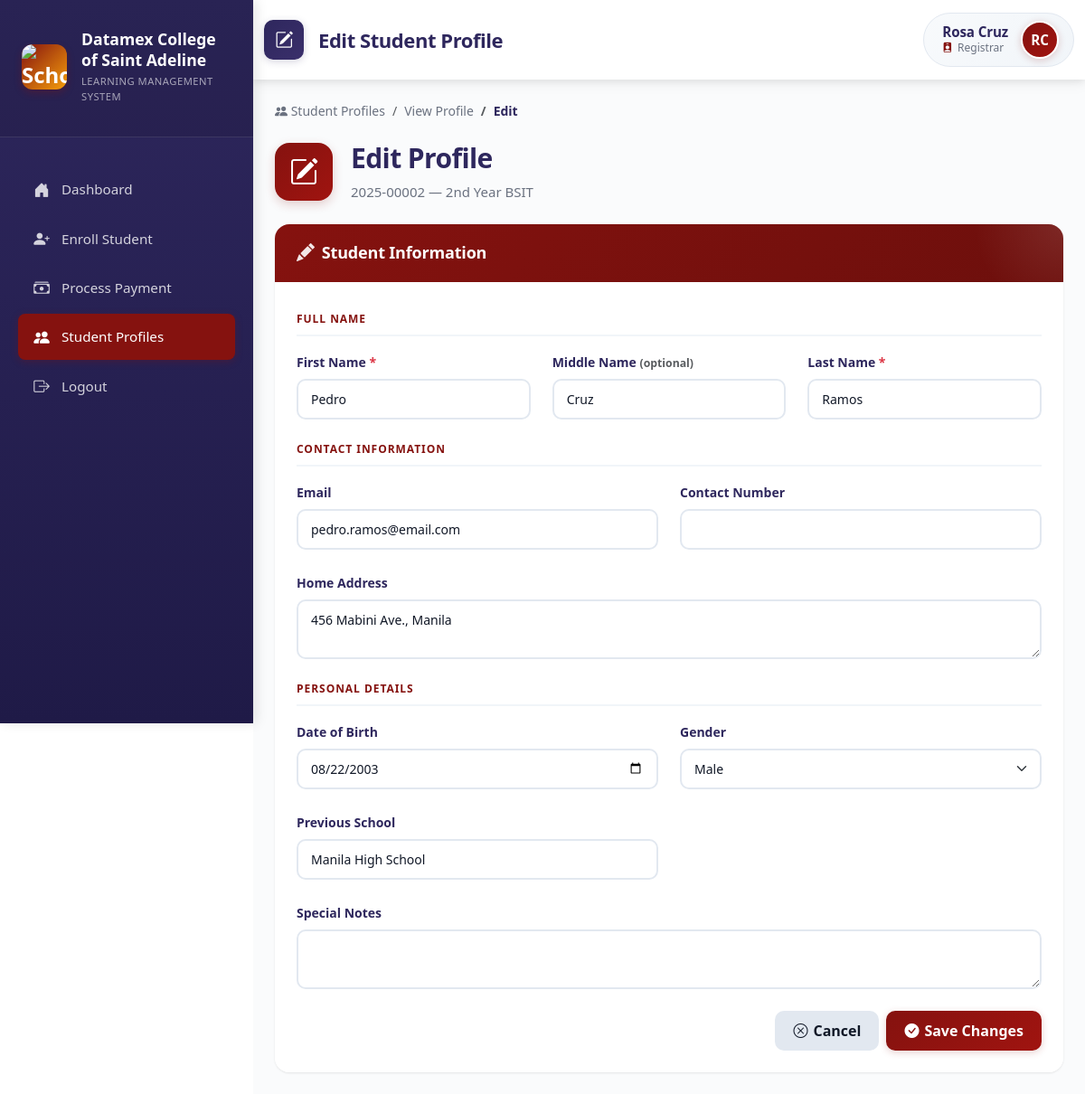
Page /index.php?page=edit_student_profile&student_id=2 (signed in) on the committed database.
### tables this page shows
CREATE TABLE students (
    student_id INT AUTO_INCREMENT PRIMARY KEY,
    user_id INT NULL,
    first_name VARCHAR(100) NOT NULL,
    middle_name VARCHAR(100) NULL,
    last_name VARCHAR(100) NOT NULL,
    student_number VARCHAR(50) UNIQUE NOT NULL,
    lrn VARCHAR(12) NULL,
    section_id INT NULL,
    year_level VARCHAR(50) NOT NULL,
    education_level ENUM('senior_high', 'college') NOT NULL,
    strand_course VARCHAR(50) NOT NULL,
    enrollment_status ENUM('active', 'inactive', 'graduated', 'dropped') DEFAULT 'active',
    guardian_contact VARCHAR(20) NULL,
    guardian VARCHAR(100) NULL,
    created_at TIMESTAMP DEFAULT CURRENT_TIMESTAMP,
    updated_at TIMESTAMP DEFAULT CURRENT_TIMESTAMP ON UPDATE CURRENT_TIMESTAMP,
    FOREIGN KEY (user_id) REFERENCES users(id) ON DELETE SET NULL,
    FOREIGN KEY (section_id) REFERENCES sections(section_id) ON DELETE RESTRICT,
    INDEX idx_students_user_id (user_id)
);

### app/controllers/StudentProfileController.php (called while the page is built, shortened)
<?php
require_once __DIR__ . '/../models/StudentProfile.php';
require_once __DIR__ . '/../models/AcademicPeriod.php';
class StudentProfileController
{
    private $profile_model;
    private $academic_model;
    public function __construct()
    {
        $this->profile_model  = new StudentProfile();
        $this->academic_model = new AcademicPeriod();
    }
    public function showEditProfile()
    {
        $student_id = isset($_GET['student_id']) ? (int) $_GET['student_id'] : null;
        $current     = $this->academic_model->getCurrentPeriod();
        $school_year = $current['school_year'] ?? '';
        $semester    = $current['semester']    ?? 'First';
        $student = $this->profile_model->getStudentWithProfile($student_id, $school_year, $semester);
        $errors          = $_SESSION['profile_errors']  ?? [];
        require __DIR__ . '/../views/registrar/edit_student_profile.php';
    }
?>
<?php endforeach;
}

### public/index.php (called while the page is built, shortened)
<?php
require_once __DIR__ . '/../app/routes.php';

### app/models/AcademicPeriod.php (called while the page is built, shortened)
<?php
require_once __DIR__ . '/../../config/db_connection.php';
class AcademicPeriod
{
    private $connection;
    public function __construct()
    {
        global $connection;
        $this->connection = $connection;
    }
    public function getCurrentPeriod()
    {
        $stmt = $this->connection->prepare("
            SELECT * FROM school_settings
            WHERE is_active = TRUE
            ORDER BY created_at DESC
            LIMIT 1
        ");
        $stmt->execute();
        return $stmt->fetch();
    }
}

### app/models/StudentProfile.php (called while the page is built, shortened)
<?php
require_once __DIR__ . '/../../config/db_connection.php';
class StudentProfile
{
    private $connection;
    public function __construct()
    {
        global $connection;
        $this->connection = $connection;
    }
    public function getStudentWithProfile($student_id, $school_year, $semester)
    {
        $stmt = $this->connection->prepare("
            SELECT
                s.*,
                sp.email,
                sp.date_of_birth,
                sp.gender,
                sp.contact_number,
                sp.home_address,
                sp.previous_school,
                sp.special_notes,
                sec.section_name,
                ep.payment_id,
                ep.net_amount,
                ep.status AS payment_status,
                COALESCE(SUM(pt.amount_paid), 0) AS total_paid,
                ep.net_amount - COALESCE(SUM(pt.amount_paid), 0) AS remaining
            FROM students s
            LEFT JOIN student_profiles sp ON sp.student_id = s.student_id
            LEFT JOIN sections sec ON sec.section_id = s.section_id
            LEFT JOIN enrollment_payments ep
                ON ep.student_id = s.student_id
                AND ep.school_year = ?
                AND ep.semester = ?
            LEFT JOIN payment_transactions pt ON pt.payment_id = ep.payment_id
            WHERE s.student_id = ?
            GROUP BY s.student_id, sp.profile_id, sec.section_id, ep.payment_id, ep.net_amount, ep.status
        ");
        $stmt->execute([$school_year, $semester, $student_id]);
        return $stmt->fetch();
    }
}

### app/views/registrar/edit_student_profile.php (the view, shortened to what this page needs)
<!DOCTYPE html>
<html lang="en">
<head>
    <link rel="stylesheet" href="bootstrap/css/bootstrap.min.css">
    <link rel="stylesheet" href="bootstrap/css/bootstrap-icons.css">
    <link rel="stylesheet" href="css/main.css">
    <link rel="stylesheet" href="css/shared/sidenav.css">
    <link rel="stylesheet" href="css/pages/student_profiles.css">
    <link rel="stylesheet" href="css/pages/student_profiles.css">
</head>
<body>
    <div class="d-flex">
        <div class="sidenav">
            <div class="sidenav-header">
                <div class="school-brand">
                    <div class="school-logo">
                        <img src="assets/DCSA-LOGO.png" alt="School Logo"
                            style="width: 100%; height: 100%; object-fit: contain; border-radius: 0.75rem;">
                    </div>
                    <div class="school-info">
                        <h5>Datamex College of Saint Adeline</h5>
                        <p class="subtitle">Learning Management System</p>
                    </div>
                </div>
            </div>
            <ul class="sidenav-menu">
                <li class="nav-item">
                    <a class="nav-link" href="index.php?page=registrar_dashboard">
                        <i class="bi bi-house-door-fill"></i>
                        <span>Dashboard</span>
                    </a>
                </li>
                <li class="nav-item">
                    <a class="nav-link" href="index.php?page=enrollment_create">
                        <i class="bi bi-person-plus-fill"></i>
                        <span>Enroll Student</span>
                    </a>
                </li>
                <li class="nav-item">
                    <a class="nav-link" href="index.php?page=payment_process">
                        <i class="bi bi-cash-stack"></i>
                        <span>Process Payment</span>
                    </a>
                </li>
                <li class="nav-item">
                    <a class="nav-link active" href="index.php?page=student_profiles">
                        <i class="bi bi-people-fill"></i>
                        <span>Student Profiles</span>
                    </a>
                </li>
                <li class="nav-item">
                    <a class="nav-link" href="index.php?page=logout">
                        <i class="bi bi-box-arrow-right"></i>
                        <span>Logout</span>
                    </a>
                </li>
            </ul>
        </div>
        <div class="main-content flex-grow-1">
            <nav class="navbar top-navbar">
                <div class="container-fluid">
                    <div class="navbar-brand mb-0">
                        <div class="page-icon"><i class="bi bi-pencil-square"></i></div>
                        <span>Edit Student Profile</span>
                    </div>
                    <div class="user-info-wrapper">
                        <div class="user-details">
                            <span class="user-name"><?= htmlspecialchars($_SESSION['user_firstname'] . ' ' . $_SESSION['user_lastname']) ?></span>
                            <span class="user-role"><i class="bi bi-person-badge-fill"></i> <?= ucfirst($_SESSION['user_role']) ?></span>
                        </div>
                        <div class="user-avatar">
                            <?= strtoupper(substr($_SESSION['user_firstname'] ?? 'R', 0, 1) . substr($_SESSION['user_lastname'] ?? 'G', 0, 1)) ?>
                        </div>
                    </div>
                </div>
            </nav>
            <div class="container-fluid p-4">
                <nav aria-label="breadcrumb">
                    <ol class="breadcrumb">
                        <li class="breadcrumb-item">
                            <a href="index.php?page=student_profiles"><i class="bi bi-people-fill"></i> Student Profiles</a>
                        </li>
                        <li class="breadcrumb-item">
                            <a href="index.php?page=view_student_profile&student_id=<?= $student['student_id'] ?>">View Profile</a>
                        </li>
                        <li class="breadcrumb-item active">Edit</li>
                    </ol>
                </nav>
                <div class="page-header">
                    <div class="header-content">
                        <div class="header-icon">
                            <i class="bi bi-pencil-square"></i>
                        </div>
                        <div class="header-text">
                            <h1 class="header-title">Edit Profile</h1>
                            <p class="header-subtitle">
                                <?= htmlspecialchars($student['student_number']) ?> &mdash;
                                <?= htmlspecialchars($student['year_level'] . ' ' . $student['strand_course']) ?>
                            </p>
                        </div>
                    </div>
                </div>
                <div class="card">
                    <div class="card-header">
                        <h5><i class="bi bi-pencil-fill"></i> Student Information</h5>
                    </div>
                    <div class="card-body">
                        <form method="POST" action="index.php?page=save_student_profile">
                            <p class="form-section-title">Full Name</p>
                            <div class="row g-3 mb-4">
                                <div class="col-md-4">
                                    <label class="form-label">First Name <span class="text-danger">*</span></label>
                                    <input type="text" class="form-control <?= isset($errors['first_name']) ? 'is-invalid' : '' ?>"
                                        name="first_name" value="<?= htmlspecialchars($student['first_name'] ?? '') ?>" required>
                                </div>
                                <div class="col-md-4">
                                    <label class="form-label">Middle Name <span class="text-muted small">(optional)</span></label>
                                    <input type="text" class="form-control" name="middle_name"
                                        value="<?= htmlspecialchars($student['middle_name'] ?? '') ?>">
                                </div>
                                <div class="col-md-4">
                                    <label class="form-label">Last Name <span class="text-danger">*</span></label>
                                    <input type="text" class="form-control <?= isset($errors['last_name']) ? 'is-invalid' : '' ?>"
                                        name="last_name" value="<?= htmlspecialchars($student['last_name'] ?? '') ?>" required>
                                </div>
                            </div>
                            <p class="form-section-title">Contact Information</p>
                            <div class="row g-3 mb-4">
                                <div class="col-md-6">
                                    <label class="form-label">Email</label>
                                    <input type="email" class="form-control <?= isset($errors['email']) ? 'is-invalid' : '' ?>"
                                        name="email" value="<?= htmlspecialchars($student['email'] ?? '') ?>">
                                </div>
                                <div class="col-md-6">
                                    <label class="form-label">Contact Number</label>
                                    <input type="text" class="form-control" name="contact_number"
                                        value="<?= htmlspecialchars($student['contact_number'] ?? '') ?>">
                                </div>
                                <div class="col-12">
                                    <label class="form-label">Home Address</label>
                                    <textarea class="form-control" name="home_address" rows="2"><?= htmlspecialchars($student['home_address'] ?? '') ?></textarea>
                                </div>
                            </div>
                            <p class="form-section-title">Personal Details</p>
                            <div class="row g-3 mb-4">
                                <div class="col-md-6">
                                    <label class="form-label">Date of Birth</label>
                                    <input type="date" class="form-control" name="date_of_birth"
                                        value="<?= htmlspecialchars($student['date_of_birth'] ?? '') ?>">
                                </div>
                                <div class="col-md-6">
                                    <label class="form-label">Gender</label>
                                    <select class="form-select" name="gender">
                                        <option value="male" <?= ($student['gender'] ?? '') === 'male'   ? 'selected' : '' ?>>Male</option>
                                    </select>
                                </div>
                                <div class="col-md-6">
                                    <label class="form-label">Previous School</label>
                                    <input type="text" class="form-control" name="previous_school"
                                        value="<?= htmlspecialchars($student['previous_school'] ?? '') ?>">
                                </div>
                                <div class="col-12">
                                    <label class="form-label">Special Notes</label>
                                    <textarea class="form-control" name="special_notes" rows="2"><?= htmlspecialchars($student['special_notes'] ?? '') ?></textarea>
                                </div>
                            </div>
                            <div class="d-flex justify-content-end gap-2 mt-2">
                                <a href="index.php?page=view_student_profile&student_id=<?= $student['student_id'] ?>"
                                    class="btn btn-secondary">
                                    <i class="bi bi-x-circle"></i> Cancel
                                </a>
                                <button type="submit" class="btn btn-primary">
                                    <i class="bi bi-check-circle-fill"></i> Save Changes
                                </button>
                            </div>
                        </form>
                    </div>
                </div>
            </div>
        </div>
    </div>
</body>
</html>

### rows in the picture
students: student_number "2025-00002", year_level+strand_course "2nd Year BSIT", first_name "Pedro", middle_name "Cruz", last_name "Ramos"

### other values in the picture
$_SESSION['user_firstname'] . ' ' . $_SESSION['user_lastname'] "Rosa Cruz"
$_SESSION['user_role'] "Registrar"
